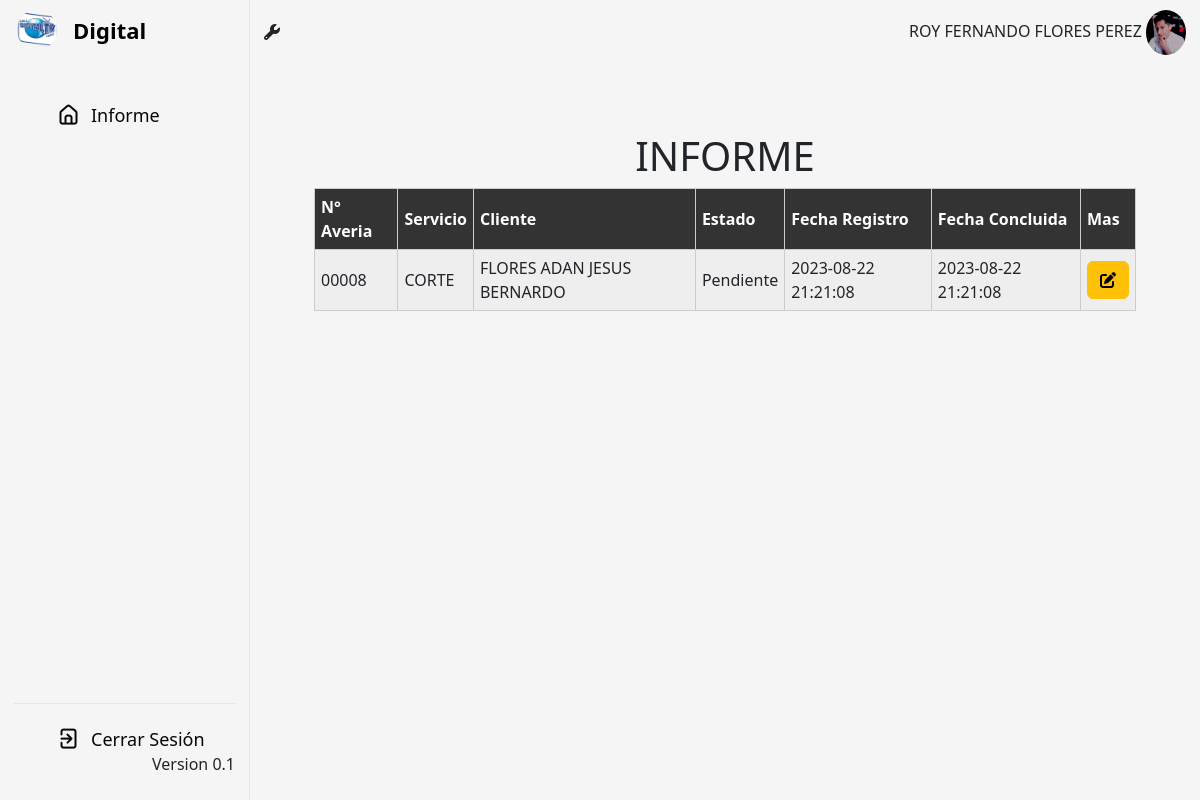
Screenshot of /tecnicoinforme.php (signed in) with the database file from the repository.
### tables this page shows
CREATE TABLE `personal` (
  `idpersonal` int(11) NOT NULL,
  `dni` varchar(8) DEFAULT NULL,
  `nombre` varchar(50) DEFAULT NULL,
  `correo` varchar(50) DEFAULT NULL,
  `direccion` varchar(100) DEFAULT NULL,
  `telefono` varchar(9) DEFAULT NULL,
  `estadopersonal` int(11) DEFAULT 1,
  `id_tipopersonal` int(11) NOT NULL
);

CREATE TABLE `averia` (
  `id_averia` int(11) NOT NULL,
  `idservicio` int(11) NOT NULL,
  `cod_cliente` char(10) NOT NULL,
  `idpersonal` int(11) NOT NULL,
  `codigovalidacion` char(10) DEFAULT NULL,
  `tecnico` int(11) NOT NULL,
  `estado` char(10) DEFAULT '0',
  `telefono1` varchar(9) DEFAULT NULL,
  `detalle` varchar(1000) DEFAULT NULL,
  `observacion` text DEFAULT NULL,
  `fechaaveria` timestamp NULL DEFAULT current_timestamp(),
  `fechasolucion` timestamp NULL DEFAULT current_timestamp()
);

CREATE TABLE `servicio` (
  `idservicio` int(11) NOT NULL,
  `nomservicio` varchar(50) DEFAULT NULL,
  `estadoservicio` int(11) NOT NULL DEFAULT 1
);

CREATE TABLE `cliente` (
  `cod_cliente` char(10) NOT NULL,
  `dni` char(8) DEFAULT NULL,
  `nombres` varchar(50) DEFAULT NULL,
  `correo` varchar(50) DEFAULT NULL,
  `id_nodo` int(11) NOT NULL,
  `direccion` varchar(50) DEFAULT NULL,
  `telefono` char(9) DEFAULT NULL,
  `estadocliente` int(11) NOT NULL DEFAULT 1
);

### auth.php (called while the page is built, shortened)
<?php
$idpersonal = isset($_SESSION["idpersonal"]) ? $_SESSION["idpersonal"] : "Usuario";
 ?>

### tecnicoinforme.php (the view, shortened to what this page needs)
<?php
include("conexion.php");
include("auth.php");
include("ventana.php");
?>
<!DOCTYPE html>
<html lang="en">
<head>
    <link rel="stylesheet" href="css/tabla2.css" type="text/css">
    <link rel="stylesheet" href="https://cdnjs.cloudflare.com/ajax/libs/font-awesome/6.4.0/css/all.min.css"
 />
</head>
<body>
    <section class="dashboard">
        <div class="top">
            <i class="fa-solid fa-wrench"></i>
            <?php
            $sqlfoto = "SELECT * FROM personal where idpersonal='$idpersonal'";
            $f = mysqli_query($cn, $sqlfoto);
            while ($r10 = mysqli_fetch_assoc($f)) {
                ?>
                <div class="search">
                    <span class="text">
                        <?php echo $r10["nombre"]; ?>
                    </span>
                    <img src="pngpersonal/<?php echo $r10["idpersonal"]; ?>.png" alt="">
                </div>
                <?php
            }
            ?>
        </div>
        <br>
        <br><br>
        <div class="dash-content">
            <div id="page-wrap">
                <center>
                    <h1>INFORME</h1>
                </center>
                <table>
                    <thead>
                        <tr>
                            <th>N° Averia</th>
                            <th>Servicio</th>
                            <th>Cliente</th>
                            <th>Estado</th>
                            <th>Fecha Registro</th>
                            <th>Fecha Concluida</th>
                            <th>Mas</th>
                        </tr>
                    </thead>
                    <tbody>
                        <?php
                        $sqlpersonal = "SELECT * FROM averia
                        INNER JOIN personal ON averia.idpersonal =personal.idpersonal
                        INNER JOIN servicio ON averia.idservicio =servicio.idservicio
                        INNER JOIN cliente ON averia.cod_cliente =cliente.cod_cliente
                        WHERE averia.estado='0'";
                        $f = mysqli_query($cn, $sqlpersonal);
                        while ($fila = mysqli_fetch_assoc($f)):
                            ?>
                            <tr>
                                <td>
                                    <?php
                                    $numero = $fila["id_averia"];
                                    $numeroFormateado = sprintf("%05d", $numero);
                                    echo $numeroFormateado;
                                    ?>
                                </td>
                                <td>
                                    <?php echo $fila["nomservicio"]; ?>
                                </td>
                                <td>
                                    <?php echo $fila["nombres"]; ?>
                                </td>
                                <td>
                                    <?php
                                    if ($fila["estado"] == '0') {
                                        echo "Pendiente";
                                    }
                                    else if ($fila["estado"] == '1'){
                                        echo 'Completado';
                                    }else{
                                        echo 'Rechazado';
                                    }
                                    ?>
                                </td>
                                <td>
                                    <?php echo $fila["fechaaveria"]; ?>
                                </td>
                                <td>
                                    <?php echo $fila["fechasolucion"]; ?>
                                </td>
                                <td>
                                    <center>
                                        <button type="button" class="btn btn-warning" data-toggle="modal"
                                            data-target="#tecnicoventana<?php echo $fila['id_averia']; ?>">
                                            <i class="fa fa-edit "></i>
                                        </button>
                                        <?php include("tecnicoventana.php"); ?>
                                    </center>
                                </td>
                            </tr>
                        <?php endwhile; ?>
                    </tbody>
                </table>
            </div>
        </div>
    </section>
</body>
</html>

### css/admin.css (style rules this page uses)
* { margin: 0; padding: 0; box-sizing: border-box; font-family: 'Segoe UI'; }
:root { --primary-color: #f5f5f5; --panel-color: #f5f5f5; --text-color: #000; --black-light-color: #070707; --border-color: #e6e5e5; --toggle-color: #aca6a6; --box1-color: #4DA3FF; --box2-color: #FFE6AC; --box3-color: #E7D1FC; --title-icon-color: #fff; --tran-05: all 0.5s ease; --tran-03: all 0.3s ease; --tran-03: all 0.2s ease; }
body { min-height: 100vh; background-color: var(--primary-color); }
nav { position: fixed; top: 0; left: 0; height: 100%; width: 250px; padding: 10px 14px; background-color: var(--panel-color); border-right: 1px solid var(--border-color); transition: var(--tran-05); }
nav .logo-name { display: flex; align-items: center; }
nav .logo-image { display: flex; justify-content: center; min-width: 45px; }
nav .logo-image img { width: 40px; object-fit: cover; border-radius: 50%; }
nav .logo-name .logo_name { font-size: 22px; font-weight: 600; color: var(--text-color); margin-left: 14px; transition: var(--tran-05); }
nav .menu-items { margin-top: 40px; height: calc(100% - 90px); display: flex; flex-direction: column; justify-content: space-between; }
.menu-items li { list-style: none; }
.menu-items li a { display: flex; align-items: center; height: 50px; text-decoration: none; position: relative; }
.menu-items li a i { font-size: 24px; min-width: 45px; height: 100%; display: flex; align-items: center; justify-content: center; color: var(--black-light-color); }
.menu-items li a .link-name { font-size: 18px; font-weight: 400; color: var(--black-light-color); transition: var(--tran-05); }
.menu-items .logout-mode { padding-top: 10px; border-top: 1px solid var(--border-color); }
.menu-items .mode { display: flex; align-items: center; white-space: nowrap; }
.menu-items .mode-toggle { position: absolute; right: 14px; height: 50px; min-width: 45px; display: flex; align-items: center; justify-content: center; cursor: pointer; }
.dashboard { position: relative; left: 250px; background-color: var(--panel-color); min-height: 100vh; width: calc(100% - 250px); padding: 10px 14px; transition: var(--tran-05); }
.dashboard .top { position: fixed; top: 0; left: 250px; display: flex; width: calc(100% - 250px); justify-content: space-between; align-items: center; padding: 10px 14px; background-color: var(--panel-color); transition: var(--tran-05); z-index: 10; }
.top img { width: 40px; border-radius: 50%; }
.dashboard .dash-content { padding-top: 0px; }

### css/tabla2.css (style rules this page uses)
#page-wrap { margin: 50px; }
table { width: 100%; border-collapse: collapse; }
tr:nth-of-type(odd) { background: #eee; }
th { background: #333; color: white; font-weight: bold; }
td, th { padding: 6px; border: 1px solid #ccc; text-align: left; }

### tecnicoventana.php (style rules this page uses)
a { text-decoration: none; }

### rows the page displays
personal: nombre "ROY FERNANDO FLORES PEREZ"
averia: id_averia "00008", idservicio.nomservicio "CORTE", cod_cliente.nombres "FLORES ADAN JESUS BERNARDO", estado "Pendiente", fechaaveria "2023-08-22 21:21:08", fechasolucion "2023-08-22 21:21:08"
